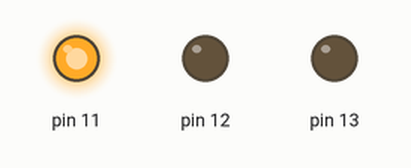
Recording of a sketch running on a simulated Arduino Uno, built with avr-gcc and run on an emulated ATmega328P. Parts: output pins drawn as LEDs (lit = HIGH).

Above: at 1.0 s.
At 2.5 s:
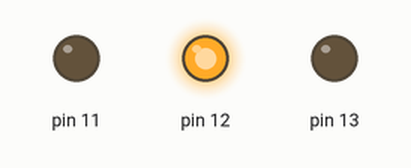
At 4.0 s:
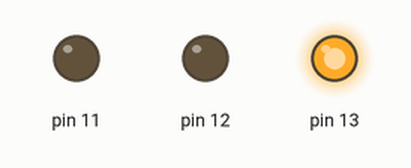
Timing chart, 0 to 6.5 s (numbered marks = the images above):
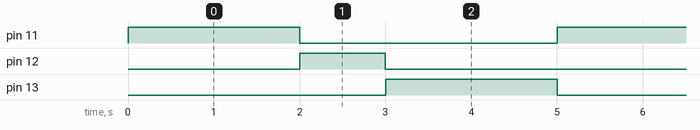

The sketch:

Semaforo.ino
```cpp
volatile boolean elemenope = true;
void setup() {
  // put your setup code here, to run once:
  pinMode(8,INPUT);
  pinMode(11,OUTPUT);
  pinMode(12,OUTPUT);
  pinMode(13,OUTPUT);
  attachInterrupt(digitalPinToInterrupt(8),why,CHANGE);

}

void loop() {
  // VERDE 11 2 SEG
  // AMARILLO 12 1 SEG
  // ROJO 13 2 SEG
//WHILE
  while(elemenope){
  digitalWrite(11,HIGH);
  delay(2000);
  digitalWrite(11,LOW);
  delay(1);

  if (elemenope){

  digitalWrite(12,HIGH);
  delay(1000);
  digitalWrite(12,LOW);
  delay(1);

  } else {
    break;
  }
  if (elemenope){

  digitalWrite(13,HIGH);
  delay(2000);
  digitalWrite(13,LOW);
  delay(1);

  } else{
    break;
  }

  }//WHILE ACABA

}

void why(){

  if(digitalRead(8)==1){
    elemenope=false;

  digitalWrite(11,HIGH);
  digitalWrite(12,LOW);
  digitalWrite(13,LOW);


  loop();

}else {
  elemenope=true;
}
}
```

Measured:
- by itself, pin 11, pin 13: alternates HIGH for 2.0 s and LOW for 3.0 s
- by itself, pin 12: alternates HIGH for 1.0 s and LOW for 4.0 s
- by itself, everything shown: repeats every 5.0 s, in 6 steps
